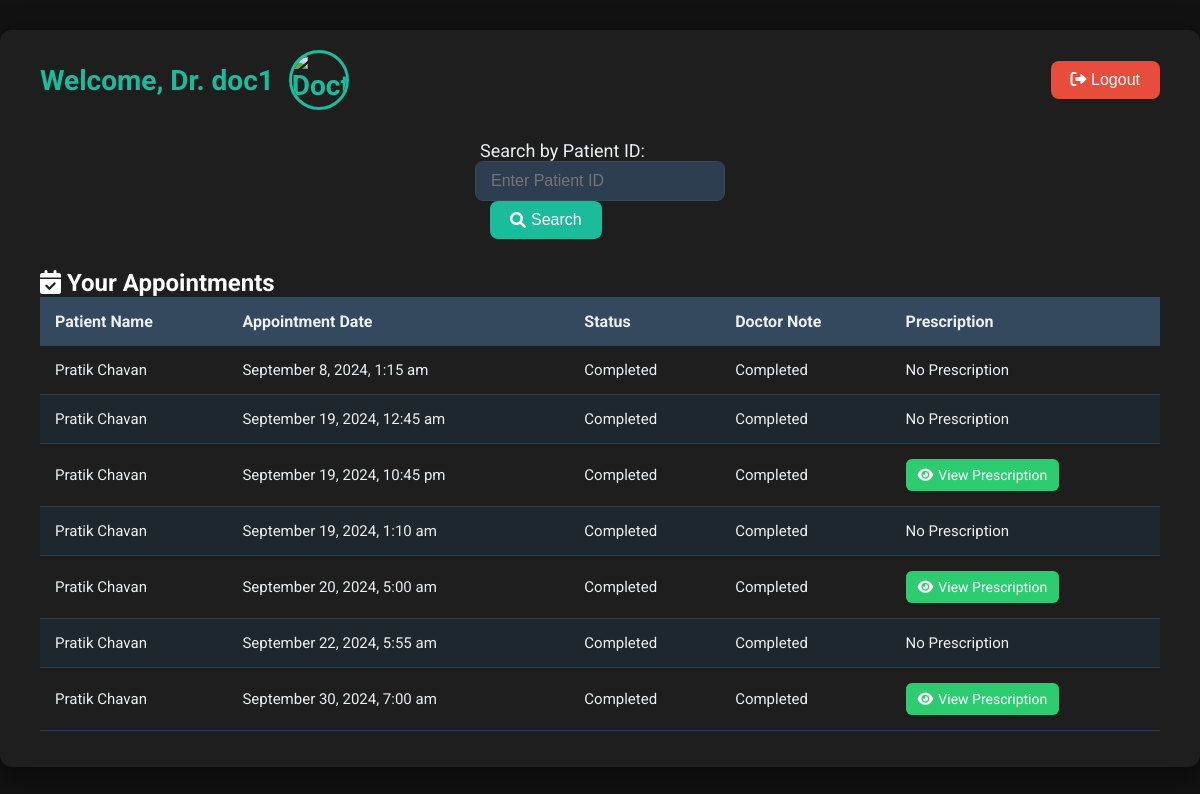
The app's page /doctor_portal.php (signed in) with its own data.
### tables this page shows
CREATE TABLE `doctors` (
  `id` int NOT NULL,
  `user_id` int NOT NULL,
  `full_name` varchar(100) NOT NULL,
  `department` varchar(100) NOT NULL,
  `specialty` varchar(100) DEFAULT NULL,
  `hospital_id` int DEFAULT NULL,
  `created_at` timestamp NULL DEFAULT CURRENT_TIMESTAMP
);

CREATE TABLE `appointments` (
  `id` int NOT NULL,
  `patient_id` int NOT NULL,
  `doctor_id` int NOT NULL,
  `appointment_date` datetime NOT NULL,
  `status` varchar(50) NOT NULL DEFAULT 'Pending',
  `created_at` timestamp NULL DEFAULT CURRENT_TIMESTAMP,
  `department` varchar(100) DEFAULT NULL,
  `doctor_note` text,
  `doctor_note_submitted` tinyint(1) DEFAULT '0',
  `prescription_submitted` tinyint(1) DEFAULT '0'
);

CREATE TABLE `patients` (
  `id` int NOT NULL,
  `user_id` int NOT NULL,
  `full_name` varchar(100) NOT NULL,
  `date_of_birth` date DEFAULT NULL,
  `created_at` timestamp NULL DEFAULT CURRENT_TIMESTAMP,
  `medical_history` text,
  `prescription` varchar(255) DEFAULT NULL,
  `phone` varchar(20) DEFAULT NULL,
  `city` varchar(20) DEFAULT NULL
);

CREATE TABLE `prescriptions` (
  `id` int NOT NULL,
  `appointment_id` int NOT NULL,
  `patient_id` int NOT NULL,
  `doctor_id` int NOT NULL,
  `typed_prescription` text,
  `prescription_image` varchar(255) DEFAULT NULL,
  `created_at` timestamp NULL DEFAULT CURRENT_TIMESTAMP
);

### doctor_portal.php (the view, shortened to what this page needs)
<?php
include 'config.php';
$doctor_id = $_SESSION['user_id'];
$stmt = $pdo->prepare("SELECT * FROM doctors WHERE user_id = ?");
$stmt->execute([$doctor_id]);
$doctor = $stmt->fetch();
?>
<!DOCTYPE html>
<html lang="en">
<head>
    <link rel="stylesheet" href="https://cdnjs.cloudflare.com/ajax/libs/font-awesome/6.0.0-beta3/css/all.min.css" />
</head>
<body>
    <div class="container">
        <div class="header">
            <h1>Welcome, Dr. <?php echo htmlspecialchars($doctor['full_name']); ?>
                <div class="doctor-image">
                    <img src="https://www.shutterstock.com/image-photo/profile-photo-attractive-family-doc-600nw-1724693776.jpg" alt="Doctor Profile Image">
                </div>
            </h1>
            <form method="POST" action="logout.php">
                <button type="submit" class="logout-button"><i class="fas fa-sign-out-alt"></i> Logout</button>
            </form>
        </div>
        <div class="search-form">
            <form method="POST" action="doctor_portal.php">
                <label for="search_patient_id"><i class="fas fa-user-search"></i> Search by Patient ID:</label>
                <input type="text" name="search_patient_id" id="search_patient_id" placeholder="Enter Patient ID" required>
                <button type="submit"><i class="fas fa-search"></i> Search</button>
            </form>
        </div>
        <h2><i class="fas fa-calendar-check"></i> Your Appointments</h2>
        <table>
            <thead>
                <tr>
                    <th>Patient Name</th>
                    <th>Appointment Date</th>
                    <th>Status</th>
                    <th>Doctor Note</th>
                    <th>Prescription</th>
                </tr>
            </thead>
            <tbody>
                <?php
                $stmt = $pdo->prepare("
                    SELECT a.*, p.full_name AS patient_name, pr.id AS prescription_id
                    FROM appointments a
                    JOIN patients p ON a.patient_id = p.id
                    LEFT JOIN prescriptions pr ON a.id = pr.appointment_id
                    WHERE a.doctor_id = ?");
                $stmt->execute([$doctor['id']]);
                $appointments = $stmt->fetchAll();
                if (!empty($appointments)) {
                    foreach ($appointments as $appointment) {
                        echo "<tr>
                                <td>" . htmlspecialchars($appointment['patient_name']) . "</td>
                                <td>" . htmlspecialchars(date("F j, Y, g:i a", strtotime($appointment['appointment_date']))) . "</td>
                                <td>" . htmlspecialchars($appointment['status']) . "</td>
                                <td>";
                        if ($appointment['status'] != 'Completed') {
                            echo '<a href="add_doctor_note.php?appointment_id=' . htmlspecialchars($appointment['id']) . '" class="button"><i class="fas fa-edit"></i> Add Note</a>';
                        } else {
                            echo 'Completed';
                        }
                        echo "</td>";
                        echo "<td>";
                        if ($appointment['prescription_id']) {
                            echo '<a href="doctor_portal.php?action=view_prescription&prescription_id=' . htmlspecialchars($appointment['prescription_id']) . '" class="button"><i class="fas fa-eye"></i> View Prescription</a>';
                        } else {
                            if ($appointment['status'] != 'Completed') {
                                echo '<a href="doctor_portal.php?action=add_prescription&appointment_id=' . htmlspecialchars($appointment['id']) . '" class="button"><i class="fas fa-plus-circle"></i> Add Prescription</a>';
                            } else {
                                echo 'No Prescription';
                            }
                        }
                        echo "</td></tr>";
                    }
                } else {
                    echo "<tr><td colspan='5'>No appointments found.</td></tr>";
                }
                ?>
            </tbody>
        </table>
    </div>
</body>
</html>

### doctor_portal.php (style rules this page uses)
* { box-sizing: border-box; margin: 0; padding: 0; }
html, body { height: 100%; font-family: 'Roboto', sans-serif; background-color: #121212; color: #ffffff; overflow: hidden; }
.container { max-width: 1200px; margin: 30px auto; padding: 20px 40px; background-color: #1e1e1e; border-radius: 12px; box-shadow: 0 8px 30px rgba(0, 0, 0, 0.5); overflow-y: auto; max-height: 80vh; animation: fadeIn 0.8s ease; position: relative; }
.header { display: flex; justify-content: space-between; align-items: center; margin-bottom: 30px; position: relative; }
.header h1 { font-size: 28px; color: #1abc9c; animation: slideInLeft 0.5s ease; display: flex; align-items: center; }
.doctor-image { width: 60px; height: 60px; border-radius: 50%; overflow: hidden; margin-left: 15px; border: 3px solid #1abc9c; animation: fadeIn 1s ease; }
.doctor-image img { width: 100%; height: 100%; object-fit: cover; }
.logout-button { padding: 10px 20px; background-color: #e74c3c; color: #fff; border: none; border-radius: 8px; font-size: 16px; cursor: pointer; transition: background-color 0.3s, transform 0.1s; animation: slideInRight 0.5s ease; }
.search-form { display: flex; justify-content: center; align-items: center; margin-bottom: 30px; animation: fadeIn 1s ease; }
.search-form label { font-size: 18px; margin-right: 10px; color: #ecf0f1; display: flex; align-items: center; }
.search-form input[type="text"] { padding: 10px 15px; width: 250px; border-radius: 8px; border: 1px solid #34495e; font-size: 16px; outline: none; background-color: #2c3e50; color: #ecf0f1; transition: border-color 0.3s, background-color 0.3s; }
.search-form button { padding: 10px 20px; background-color: #1abc9c; color: #fff; border: none; border-radius: 8px; font-size: 16px; cursor: pointer; margin-left: 15px; transition: background-color 0.3s, transform 0.1s; display: flex; align-items: center; }
.search-form button i { margin-right: 5px; }
table { width: 100%; border-collapse: collapse; margin-bottom: 40px; animation: fadeIn 1.2s ease; }
table thead { background-color: #34495e; }
table thead th { color: #ecf0f1; padding: 15px; font-size: 16px; text-align: left; }
table tbody tr { border-bottom: 1px solid #2c3e50; transition: background-color 0.3s; }
table tbody tr:nth-child(even) { background-color: #1e272e; }
table tbody td { padding: 15px; font-size: 15px; color: #ecf0f1; vertical-align: middle; }
a.button { display: inline-flex; align-items: center; padding: 8px 12px; background-color: #2ecc71; color: #fff; text-decoration: none; border-radius: 6px; font-size: 14px; transition: background-color 0.3s, transform 0.1s; }
a.button i { margin-right: 5px; }

### records on screen
doctors: full_name "doc1"
appointments: patient.full_name "Pratik Chavan", appointment_date "September 8, 2024, 1:15 am", status "Completed", shows "No Prescription"
appointments: patient.full_name "Pratik Chavan", appointment_date "September 19, 2024, 12:45 am", status "Completed", shows "No Prescription"
prescriptions: patient.full_name "Pratik Chavan", appointment.appointment_date "September 19, 2024, 10:45 pm", appointment.status "Completed"
appointments: patient.full_name "Pratik Chavan", appointment_date "September 19, 2024, 1:10 am", status "Completed", shows "No Prescription"
prescriptions: patient.full_name "Pratik Chavan", appointment.appointment_date "September 20, 2024, 5:00 am", appointment.status "Completed"
appointments: patient.full_name "Pratik Chavan", appointment_date "September 22, 2024, 5:55 am", status "Completed", shows "No Prescription"
prescriptions: patient.full_name "Pratik Chavan", appointment.appointment_date "September 30, 2024, 7:00 am", appointment.status "Completed"
